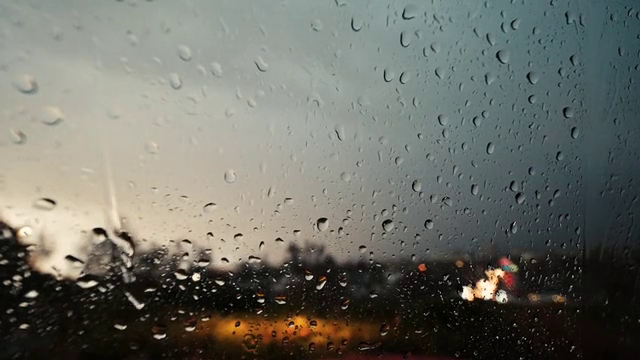
#> input picture frame 59 of thunder.mp4, 640 x 360 px, given in place of cars.mp4, which was not available
$ python background_subtraction.py
#> lines starting #> are read from the running program, lines starting #| are printed output that depends on the picture; after the words box and inside, x2 and y2 are one past the last pixel; in counts of white or black regions, pixels touching at a corner belong together; pictures that were not available may be replaced by others from this repository, and a replacement may not be noted
#> the answer given: 1
import cv2
import numpy as np

def frame_differencing(video_path):
#> called with video_path = 'cars.mp4'
    def nothing(x):
        pass

    cap = cv2.VideoCapture(video_path)
    if not cap.isOpened():
        print(f"Error: Could not open video file: {video_path}")
        return

    cv2.namedWindow('Difference')
    cv2.createTrackbar('Min Value', 'Difference', 0, 255, nothing)
#> slider 'Min Value' is set to 51
    cv2.createTrackbar('Max Value', 'Difference', 0, 255, nothing)
#> slider 'Max Value' is set to 255

    ret, frame = cap.read()
#> frame is the input picture: shape (360, 640, 3); mean B, G, R 102.5, 110, 108.9
    if not ret:
        print("Error: Unable to read the first frame from the video.")
        cap.release()
        return

    image1 = cv2.cvtColor(frame, cv2.COLOR_BGR2GRAY)
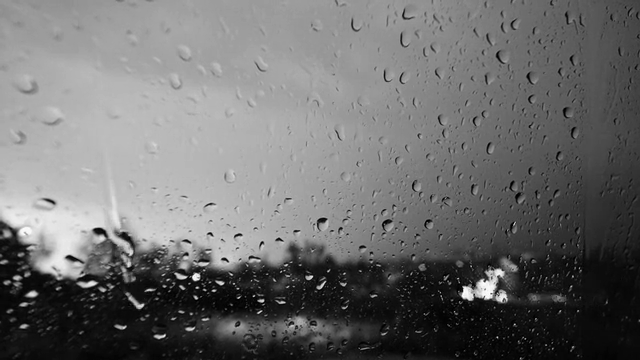
#> image1: shape (360, 640); min 0, max 254, mean 108.8
    fps = cap.get(cv2.CAP_PROP_FPS)
    delay = int(1000 / fps) if fps > 0 else 30  # Default to 30ms if FPS is invalid

    while True:
        ret, image2 = cap.read()
        if not ret:
            print("Error: Unable to read the current frame from the video.")
            cap.release()
            return

        image2 = cv2.cvtColor(image2, cv2.COLOR_BGR2GRAY)
#> image2: shape (360, 640)
        min_val = cv2.getTrackbarPos('Min Value', 'Difference')
        max_val = cv2.getTrackbarPos('Max Value', 'Difference')

        res = cv2.absdiff(image1, image2)
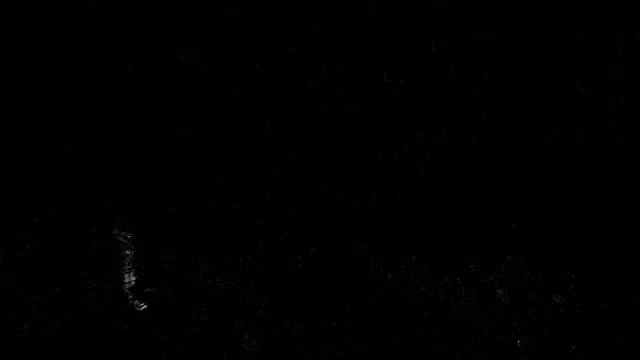
#> res: shape (360, 640); min 0, max 155, mean 0.6
        cv2.imshow('Original Difference', res)

        mask = ((res > min_val) & (res < max_val)).astype(np.uint8) * 255
#> mask: shape (360, 640); 0.05% white in thin lines or dots, all inside (x1, y1, x2, y2) = (124, 236, 519, 342)
        masked_res = cv2.bitwise_and(image2, image2, mask=mask)
        cv2.imshow('Difference', masked_res)

        image1 = image2
        if cv2.waitKey(delay) & 0xFF == 27:
#> (key Esc is pressed here)
            break


    cap.release()

    cv2.destroyAllWindows()

# [122 lines left out: functions mean_filtering, running_average, not called in this run]

# Main execution
if __name__ == "__main__":

    video_path = 'cars.mp4'

    print("Choose a technique:")
    print("1. Frame Differencing")
    print("2. Mean Filtering")
    print("3. Running Average")
    technique = int(input("Enter your choice: "))

    if technique == 1:
        frame_differencing(video_path)
    elif technique == 2:
        mean_filtering(video_path)
    elif technique == 3:
        running_average(video_path)
    else:
        print("Invalid technique choice.")

$ run again, starting later in the video
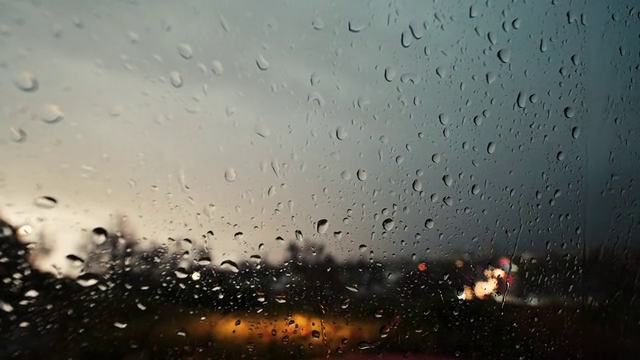
#> input picture frame 269 of thunder.mp4, 640 x 360 px, given in place of cars.mp4, which was not available
#> in frame_differencing, frame is the input picture: shape (360, 640, 3); mean B, G, R 98.9, 106.5, 105.1
#> in frame_differencing, `image1 = cv2.cvtColor(frame, cv2.COLOR_BGR2GRAY)`:
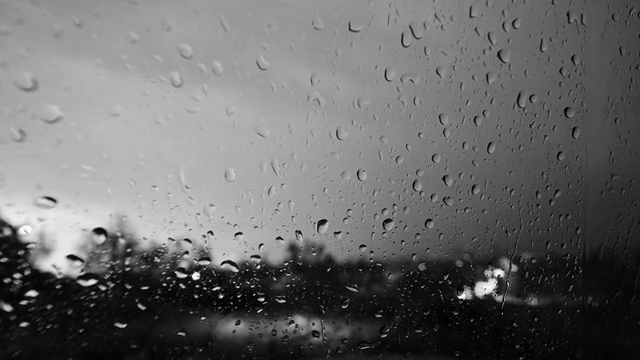
#> image1: shape (360, 640); min 0, max 254, mean 105.2
#> image2: shape (360, 640)
#> mask: shape (360, 640); 0% white in thin lines or dots, all inside (x1, y1, x2, y2) = (485, 294, 487, 295)

$ run again, starting later in the video
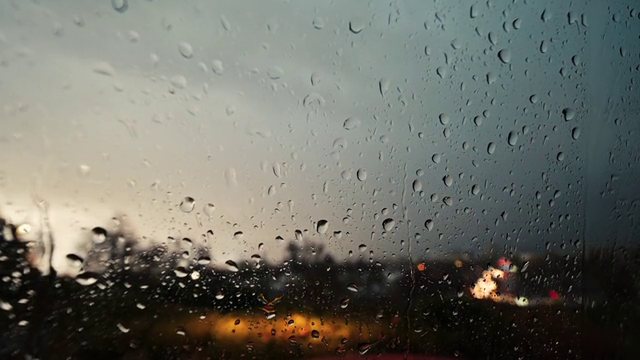
#> input picture frame 479 of thunder.mp4, 640 x 360 px, given in place of cars.mp4, which was not available
#> in frame_differencing, frame is the input picture: shape (360, 640, 3); mean B, G, R 101.4, 109.3, 108.2
#> in frame_differencing, `image1 = cv2.cvtColor(frame, cv2.COLOR_BGR2GRAY)`:
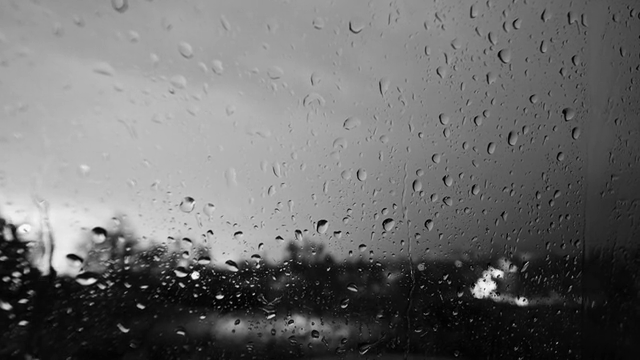
#> image1: shape (360, 640); min 0, max 253, mean 108
#> image2: shape (360, 640)
#> mask: shape (360, 640); 0% white in thin lines or dots, all inside (x1, y1, x2, y2) = (36, 315, 382, 360)
